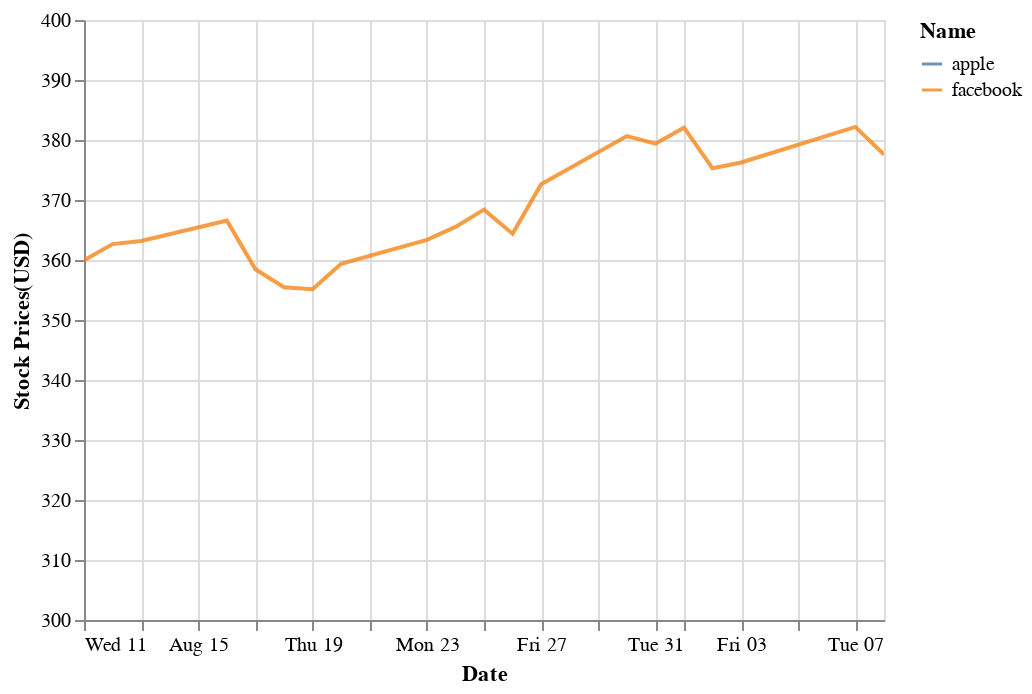

The notebook cell this image was saved under:
### Code cell
chart

### Figure 1 — Vega-Lite specification as saved in the notebook (floating-point values rounded to 4 significant figures)
{"config": {"view": {"continuousWidth": 400, "continuousHeight": 300}}, "data": {"name": "data-cf2a04c12bf0f7a70b2f6d9ee2a49380"}, "mark": {"type": "line", "clip": true, "opacity": 0.8}, "encoding": {"color": {"type": "nominal", "field": "Name"}, "x": {"type": "temporal", "field": "Date"}, "y": {"type": "quantitative", "field": "Stock Prices(USD)", "scale": {"domain": [300, 400]}, "stack": null}}, "$schema": "https://vega.github.io/schema/vega-lite/v4.8.1.json", "datasets": {"data-cf2a04c12bf0f7a70b2f6d9ee2a49380": [{"Date": "11 August 2021", "Name": "apple", "Stock Prices(USD)": 145.9}, {"Date": "12 August 2021", "Name": "apple", "Stock Prices(USD)": 148.9}, {"Date": "13 August 2021", "Name": "apple", "Stock Prices(USD)": 149.1}, {"Date": "16 August 2021", "Name": "apple", "Stock Prices(USD)": 151.1}, {"Date": "17 August 2021", "Name": "apple", "Stock Prices(USD)": 150.2}, {"Date": "18 August 2021", "Name": "apple", "Stock Prices(USD)": 146.4}, {"Date": "19 August 2021", "Name": "apple", "Stock Prices(USD)": 146.7}, {"Date": "20 August 2021", "Name": "apple", "Stock Prices(USD)": 148.2}, {"Date": "23 August 2021", "Name": "apple", "Stock Prices(USD)": 149.7}, {"Date": "24 August 2021", "Name": "apple", "Stock Prices(USD)": 149.6}, {"Date": "25 August 2021", "Name": "apple", "Stock Prices(USD)": 148.4}, {"Date": "26 August 2021", "Name": "apple", "Stock Prices(USD)": 147.5}, {"Date": "27 August 2021", "Name": "apple", "Stock Prices(USD)": 148.6}, {"Date": "30 August 2021", "Name": "apple", "Stock Prices(USD)": 153.1}, {"Date": "31 August 2021", "Name": "apple", "Stock Prices(USD)": 151.8}, {"Date": "01 September 2021", "Name": "apple", "Stock Prices(USD)": 152.5}, {"Date": "02 September 2021", "Name": "apple", "Stock Prices(USD)": 153.6}, {"Date": "03 September 2021", "Name": "apple", "Stock Prices(USD)": 154.3}, {"Date": "07 September 2021", "Name": "apple", "Stock Prices(USD)": 156.7}, {"Date": "08 September 2021", "Name": "apple", "Stock Prices(USD)": 155.1}, {"Date": "11 August 2021", "Name": "facebook", "Stock Prices(USD)": 360.0}, {"Date": "12 August 2021", "Name": "facebook", "Stock Prices(USD)": 362.6}, {"Date": "13 August 2021", "Name": "facebook", "Stock Prices(USD)": 363.2}, {"Date": "16 August 2021", "Name": "facebook", "Stock Prices(USD)": 366.6}, {"Date": "17 August 2021", "Name": "facebook", "Stock Prices(USD)": 358.5}, {"Date": "18 August 2021", "Name": "facebook", "Stock Prices(USD)": 355.5}, {"Date": "19 August 2021", "Name": "facebook", "Stock Prices(USD)": 355.1}, {"Date": "20 August 2021", "Name": "facebook", "Stock Prices(USD)": 359.4}, {"Date": "23 August 2021", "Name": "facebook", "Stock Prices(USD)": 363.4}, {"Date": "24 August 2021", "Name": "facebook", "Stock Prices(USD)": 365.5}, {"Date": "25 August 2021", "Name": "facebook", "Stock Prices(USD)": 368.4}, {"Date": "26 August 2021", "Name": "facebook", "Stock Prices(USD)": 364.4}, {"Date": "27 August 2021", "Name": "facebook", "Stock Prices(USD)": 372.6}, {"Date": "30 August 2021", "Name": "facebook", "Stock Prices(USD)": 380.7}, {"Date": "31 August 2021", "Name": "facebook", "Stock Prices(USD)": 379.4}, {"Date": "01 September 2021", "Name": "facebook", "Stock Prices(USD)": 382.0}, {"Date": "02 September 2021", "Name": "facebook", "Stock Prices(USD)": 375.3}, {"Date": "03 September 2021", "Name": "facebook", "Stock Prices(USD)": 376.3}, {"Date": "07 September 2021", "Name": "facebook", "Stock Prices(USD)": 382.2}, {"Date": "08 September 2021", "Name": "facebook", "Stock Prices(USD)": 377.6}]}}
